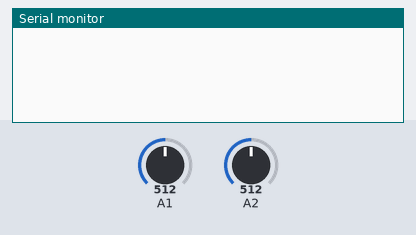
Bench run of a sketch on a simulated Arduino Uno, built with avr-gcc and run on an emulated ATmega328P. Parts: the last lines printed to the serial monitor. Inputs (shaded band) come from the test bench; at power-on: A1 = 512, A2 = 512.

Above: at 1.2 s.
1.3 s: A1 set to 716
At 3.2 s:
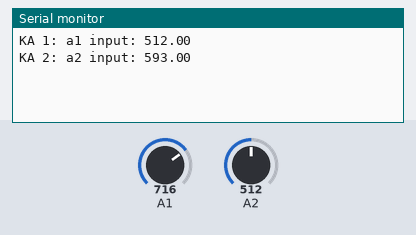
3.5 s: A2 set to 716
At 4.8 s:
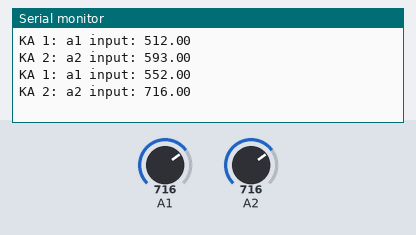
5.0 s: A1 set to 900
At 6.4 s:
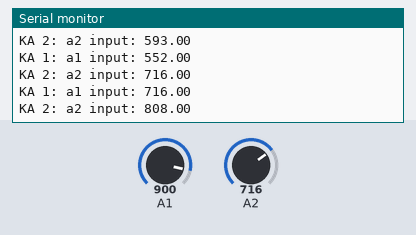
6.5 s: A2 set to 900
At 8.8 s:
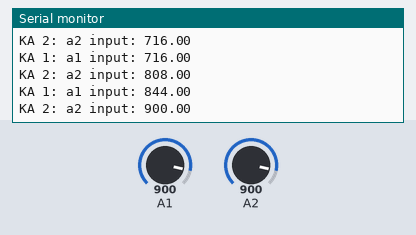
Timing chart, 0 to 9.0 s (numbered marks = the images above; inputs shaded):
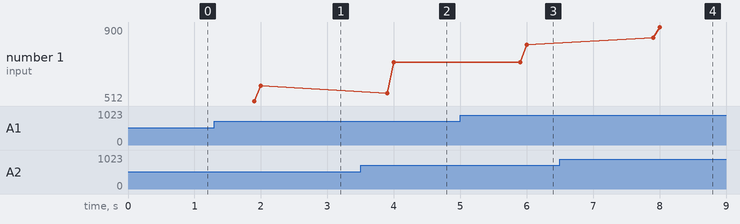

The sketch:

adc_muunnin.ino
```cpp
int counter=0;
int a1, a2; // luodaan muuttujat
float ka1;
float ka2;
int count1;
int count2;
int luku1;
int luku2;


void setup()
{
  Serial.begin(9600);
  noInterrupts(); // poistetaan keskseytykset käytöstä
  ADMUX &= B11011111; // nollataan 5 bitti joka ADC-tietorekisteriin viittaava
  ADMUX |= B01000000; // määritetään referenssi
  ADMUX &= B11110000; // nollataan/alustetaan lukija navat
  ADCSRA |= B10000000; //sallitaan ADC
  ADCSRA |= B00000111; // määritetään kello ADC:lle
  ADCSRA |= B00001000; //sallitaan keskeytys
  ADCSRA |= B01000000; //Sallitaan ADC käännös
  interrupts();

}

void loop()
{
 ADCSRA |= B01000000; // sallitaan ADC käännös
delay(100); // hidastetaan looppia sekunnilla
 if (count1 >= 10){ // suoritetaan komento kun on laskettu 10 kertaa a1 navalta
  ka1=luku1/10;
  Serial.print("KA 1: a1 input: ");
  Serial.print(ka1);
  Serial.print("\n\n");
  luku1=0;
  count1=0;
 }
  if (count2 >= 10){ // suoritetaan komento
  ka2=luku2/10;
  Serial.print("KA 2: a2 input: ");
  Serial.print(ka2);
  Serial.print ("\n\n");
  luku2=0;
  count2=0;
 }
 Serial.print("\n");

}

ISR(ADC_vect) // keskseytys
{
  switch(counter)
  {

   case 0:
    a1 =  ADCL | (ADCH << 8);  // luetaan ADC arvot a1 muuttujaan a1 inputista
    counter=1; //counterilla vaihdetaan casea seuraavaan mahdolliseen
    ADMUX &= B11110000; // nollataan input luku pinnit
    ADMUX |= B00000001; // määritetään 0 pinni ylös
    luku1=luku1+a1; // lasketaan mitattu arvo yhteen edellisiin arvoihin.
    count1++; //lisätään countia.
    break;
  case 1:
    a2 =  ADCL | (ADCH << 8); // samat kuin ylhäällä
    counter=0;
     ADMUX &= B11110000;
     ADMUX |= B00000010;
     luku2=luku2+a2;
     count2++;
    break;
  }
}
```

Measured:
- after the input at 1.3 s, the serial monitor: prints a new line after 0.70 s (image 1)
- after the input at 3.5 s, the serial monitor: prints a new line after 0.40 s (image 2)
- after the input at 5.0 s, the serial monitor: prints a new line after 1.0 s (image 3)
- after the input at 6.5 s, the serial monitor: prints a new line after 1.4 s (image 4)
- plotted number 1: 716 → 808 after the input at 5.0 s
